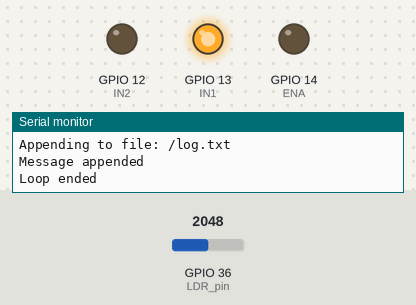
Bench run of a sketch on a simulated ESP32. Shown: output pins drawn as LEDs (lit = HIGH), the last lines printed to the serial monitor. The test bench sets the inputs (shaded band); at power-on: GPIO 36 (LDR_pin) = 2048. The local clock reads 2024-03-15 10:24:30 at power-on unless the sketch sets it; storage starts empty.

Above: at 1.2 s.
1.3 s: GPIO 36 (LDR_pin) set to 3040
At 3.1 s:
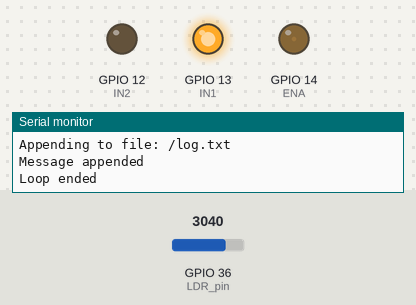
4.0 s: GPIO 36 (LDR_pin) set to 4040
At 5.3 s:
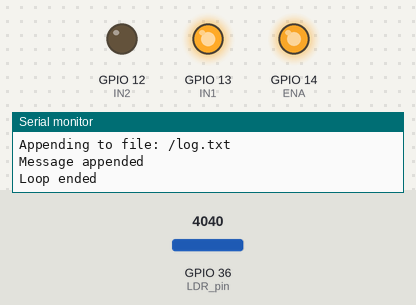
6.7 s: GPIO 36 (LDR_pin) set to 3603
At 8.5 s:
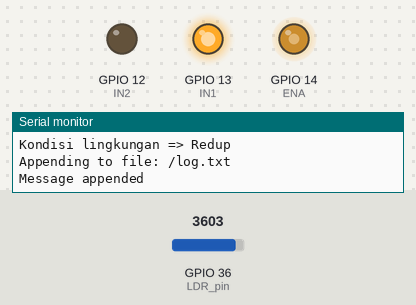
Timing chart, 0 to 10.0 s (numbered marks = the images above; inputs shaded):
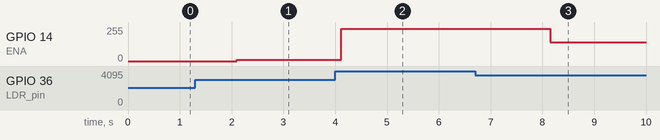

Measured:
- after the input at 1.3 s, GPIO 14 (ENA): 0/255 → 9/255 after 0.80 s
- after the input at 4.0 s, GPIO 14 (ENA): 9/255 → 242/255 after 0.11 s
- after the input at 6.7 s, GPIO 14 (ENA): 242/255 → 140/255 after 1.5 s

The sketch:

pwm_chicken_coop_lighting.ino
```cpp
/*
  Kelompok 45
  Irdina Rusyda Kamila Arsil
  Rafi Kamil Arief

  PWM-Based Light Control System for Chicken Coop
*/

//Inisialisasi library
#include <FS.h>
#include <SD.h>
#include <SPI.h>
#include <Wire.h>
#include <RTClib.h>

//Inisialisasi variabel RTC
RTC_DS3231 rtc;
int tanggal = 10;
int bulan = 12;
int tahun = 2023;
int jam = 12;
int menit = 0;
int detik = 0;

//Inisialisasi pin LDR dan Driver L289N
#define LDR_pin 36
#define IN1   13
#define IN2   12
#define ENA   14

//inisialisasi parameter PWM
const int freq = 30000;
const int pwmChannel = 0;
const int resolution = 10;

// Inisialisasi pin untuk modul SD Card
#define SD_CS 5

//fungsi untuk menulis ke dalam file
void writeFile(fs::FS &fs, const char *path, const char *message) {
    Serial.printf("Writing file: %s\n", path);

    File file = fs.open(path, FILE_WRITE);
    if (!file) {
        Serial.println("Failed to open file for writing");
        return;
    }
    if (file.print(message)) {
        Serial.println("File written");
    } else {
        Serial.println("Write failed");
    }
    file.close();
}

void setup() {
    Serial.begin(115200);
    Serial.println("Setup started");

    pinMode(IN1, OUTPUT);
    pinMode(IN2, OUTPUT);
    pinMode(ENA, OUTPUT);
    Serial.println("Pins set to OUTPUT");

    ledcSetup(pwmChannel, freq, resolution);
    ledcAttachPin(ENA, pwmChannel);
    digitalWrite(IN1, HIGH);
    digitalWrite(IN2, LOW);
    Serial.println("LED setup done");

    //Setup komunikasi I2C untuk RTC
    Wire.begin(25, 26); // SDA pada GPIO 25 dan SCL pada GPIO 26
    if (!rtc.begin()) {
        Serial.println("Couldn't find RTC");
        while (1);
    }

    if (rtc.lostPower()) {
        Serial.println("RTC lost power, let's set the time!");
        rtc.adjust(DateTime(tahun, bulan, tanggal, jam, menit, detik));
    }

  //Konfigurasi SD Card dan komunikasi SPI
  SD.begin(SD_CS);
  if(!SD.begin(SD_CS)) {
    Serial.println("Card mount failed");
    return;
  }
  uint8_t cardType = SD.cardType();
  if(cardType == CARD_NONE) {
    Serial.println("No SD card attached");
    return;
  }
  Serial.println("Initializing SD card...");
  if (!SD.begin(SD_CS)) {
    Serial.println("ERROR - SD card initialization failed!");
    return;    // inisialisasi SD Card gagal
  }
  // Jika file log.txt tidak ada maka membuat file baru
  File file = SD.open("/log.txt");
  if(!file) {
    Serial.println("File doesn't exist");
    Serial.println("Creating file...");
    writeFile(SD, "/log.txt", "Tanggal-Waktu\t Kondisi\t PWM Value\r\n");
  }
  else {
    Serial.println("File already exists");
  }
  file.close();

}

// Fungsi untuk menambahkan pesan ke dalam file yang sudah ada
void appendFile(fs::FS &fs, const char *path, const char *message) {
    Serial.printf("Appending to file: %s\n", path);

    File file = fs.open(path, FILE_APPEND);
    if (!file) {
        Serial.println("Failed to open file for appending");
        return;
    }
    if (file.print(message)) {
        Serial.println("Message appended");
    } else {
        Serial.println("Append failed");
    }
    file.close();
}

void loop() {
    Serial.println("Loop started");
    DateTime time = rtc.now();
    Serial.println(String("TIMESTAMP:\t") + time.timestamp(DateTime::TIMESTAMP_FULL));

    // Membaca LDR Value dan memetakannya ke dalam duty cycle
    int LDRValue = analogRead(LDR_pin);
    int dutyCycle = map(LDRValue, 3000, 4095, 0, 1023);
    dutyCycle = constrain(dutyCycle, 0, 1023);

    Serial.print("LDR Value = ");
    Serial.println(LDRValue);
    Serial.print("PWM Value = ");
    Serial.println(dutyCycle);

    // Mengatur LED sesuai dengan PWM
    ledcWrite(pwmChannel, dutyCycle);
    Serial.println("LED value written");

    // Menentukan kondisi pencahayaan lingkungan sesuai dengan nilai yang diterima dari sensor LDR
    Serial.print("\nKondisi lingkungan");
    if (LDRValue < 1000) {
        Serial.println(" => Sangat Cerah");
        appendFile(SD, "/log.txt", (time.timestamp(DateTime::TIMESTAMP_FULL) + "," + " \tSangat Cerah \t" + String(dutyCycle) + "\n").c_str());
    } else if (LDRValue < 2000) {
        Serial.println(" => Cerah");
        appendFile(SD, "/log.txt", (time.timestamp(DateTime::TIMESTAMP_FULL) + "," + " \tCerah \t" + String(dutyCycle) + "\n").c_str());
    } else if (LDRValue < 3000) {
        Serial.println(" => Terang");
        appendFile(SD, "/log.txt", (time.timestamp(DateTime::TIMESTAMP_FULL) + "," + " \tTerang \t" + String(dutyCycle) + "\n").c_str());
    } else if (LDRValue < 4000) {
        Serial.println(" => Redup");
        appendFile(SD, "/log.txt", (time.timestamp(DateTime::TIMESTAMP_FULL) + "," + " \tRedup \t" + String(dutyCycle) + "\n").c_str());
    } else {
        Serial.println(" => Gelap");
        appendFile(SD, "/log.txt", (time.timestamp(DateTime::TIMESTAMP_FULL) + "," + " \tGelap \t" + String(dutyCycle) + "\n").c_str());
    }

    delay(500);

    if (millis() % 2000 == 0) {
        Serial.println("System is running...");
    }

    Serial.println("Loop ended");
    delay(1500);
}
```
